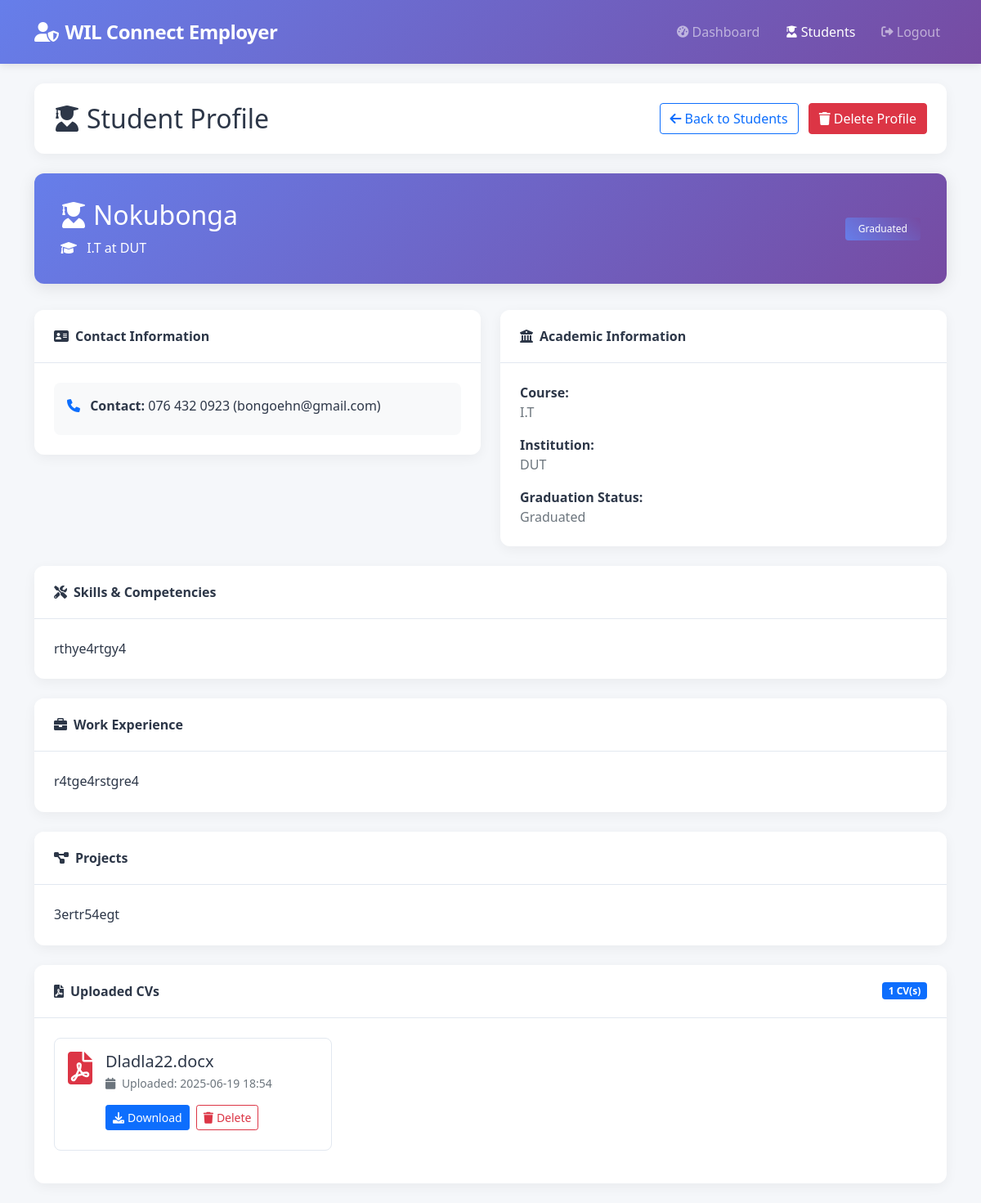
Page /employer/profile/4 (signed in) on the committed database.
### app.py (models this page shows)
class Profile(db.Model):
    id = db.Column(db.Integer, primary_key=True)
    user_id = db.Column(db.Integer, db.ForeignKey('user.id'), nullable=False)
    name = db.Column(db.String(100))
    contact = db.Column(db.String(20))
    course = db.Column(db.String(100))
    institution = db.Column(db.String(100))
    graduation_status = db.Column(db.String(50))
    skills = db.Column(db.Text)
    experience = db.Column(db.Text)
    projects = db.Column(db.Text)
    certifications = db.Column(db.Text)
    awards = db.Column(db.Text)

class CV(db.Model):
    id = db.Column(db.Integer, primary_key=True)
    user_id = db.Column(db.Integer, db.ForeignKey('user.id'), nullable=False)
    filename = db.Column(db.String(255), nullable=False)
    original_filename = db.Column(db.String(255), nullable=False)
    upload_date = db.Column(db.DateTime, default=db.func.current_timestamp())

### app.py (the view)
    @app.route('/employer/profile/<int:user_id>')
    @login_required
    def employer_view_profile(user_id):
        if current_user.role != 'employer':
            flash('Access denied. Employers only.', 'danger')
            return redirect(url_for('login'))
        profile = Profile.query.filter_by(user_id=user_id).first()
        cvs = CV.query.filter_by(user_id=user_id).all() if profile else []
        if not profile:
            flash('Profile not found.', 'danger')
            return redirect(url_for('employer_dashboard'))
        return render_template('employer/view_profile.html', profile=profile, cvs=cvs)

### templates/employer/view_profile.html (shortened to what this page needs)
<!DOCTYPE html>
<html lang="en">
<head>
    <link href="https://cdn.jsdelivr.net/npm/bootstrap@5.1.3/dist/css/bootstrap.min.css" rel="stylesheet">
    <link href="https://cdnjs.cloudflare.com/ajax/libs/font-awesome/6.0.0/css/all.min.css" rel="stylesheet">
</head>
<body>
    <nav class="navbar navbar-expand-lg navbar-dark admin-navbar">
        <div class="container">
            <a class="navbar-brand" href="{{ url_for('employer_dashboard') }}">
                <i class="fas fa-user-shield me-2"></i>WIL Connect Employer
            </a>
            <div class="collapse navbar-collapse" id="adminNavbar">
                <div class="navbar-nav ms-auto">
                    <a class="nav-link" href="{{ url_for('employer_dashboard') }}">
                        <i class="fas fa-tachometer-alt me-1"></i>Dashboard
                    </a>
                    <a class="nav-link active" href="{{ url_for('employer_dashboard') }}">
                        <i class="fas fa-user-graduate me-1"></i>Students
                    </a>
                    <a class="nav-link" href="{{ url_for('logout') }}">
                        <i class="fas fa-sign-out-alt me-1"></i>Logout
                    </a>
                </div>
            </div>
        </div>
    </nav>
    <div class="container mt-4">
        <div class="admin-header">
            <div class="d-flex justify-content-between align-items-center">
                <h2 class="mb-0"><i class="fas fa-user-graduate me-2"></i>Student Profile</h2>
                <div>
                    <a href="{{ url_for('employer_dashboard') }}" class="btn btn-outline-primary me-2">
                        <i class="fas fa-arrow-left me-1"></i>Back to Students
                    </a>
                    <button class="btn btn-danger" data-bs-toggle="modal" data-bs-target="#deleteModal">
                        <i class="fas fa-trash me-1"></i>Delete Profile
                    </button>
                </div>
            </div>
        </div>
        <div class="row">
            <div class="col-12">
                <div class="student-profile-header">
                    <div class="row align-items-center">
                        <div class="col-md-8">
                            <h2><i class="fas fa-user-graduate me-2"></i>{{ profile.name or 'Name not provided' }}</h2>
                            <p class="mb-0">
                                <i class="fas fa-graduation-cap me-2"></i>
                                {{ profile.course or 'Course not specified' }} at {{ profile.institution or 'Institution not specified' }}
                            </p>
                        </div>
                        <div class="col-md-4 text-md-end">
                            <span class="badge badge-custom">
                                {{ profile.graduation_status or 'Status not specified' }}
                            </span>
                        </div>
                    </div>
                </div>
                <div class="row">
                    <div class="col-md-6">
                        <div class="info-card card">
                            <div class="card-header">
                                <i class="fas fa-address-card me-2"></i>Contact Information
                            </div>
                            <div class="card-body">
                                <div class="contact-info">
                                    {% if profile.contact %}
                                    <div class="mb-2">
                                        <i class="fas fa-phone text-primary me-2"></i>
                                        <strong>Contact:</strong> {{ profile.contact }}
                                    </div>
                                    {% endif %}
                                </div>
                            </div>
                        </div>
                    </div>
                    <div class="col-md-6">
                        <div class="info-card card">
                            <div class="card-header">
                                <i class="fas fa-university me-2"></i>Academic Information
                            </div>
                            <div class="card-body">
                                <div class="mb-3">
                                    <strong>Course:</strong><br>
                                    <span class="text-muted">{{ profile.course or 'Not specified' }}</span>
                                </div>
                                <div class="mb-3">
                                    <strong>Institution:</strong><br>
                                    <span class="text-muted">{{ profile.institution or 'Not specified' }}</span>
                                </div>
                                <div>
                                    <strong>Graduation Status:</strong><br>
                                    <span class="text-muted">{{ profile.graduation_status or 'Not specified' }}</span>
                                </div>
                            </div>
                        </div>
                    </div>
                </div>
                {% if profile.skills %}
                <div class="info-card card">
                    <div class="card-header">
                        <i class="fas fa-tools me-2"></i>Skills & Competencies
                    </div>
                    <div class="card-body">
                        <div class="content-text">{{ profile.skills }}</div>
                    </div>
                </div>
                {% endif %}
                {% if profile.experience %}
                <div class="info-card card">
                    <div class="card-header">
                        <i class="fas fa-briefcase me-2"></i>Work Experience
                    </div>
                    <div class="card-body">
                        <div class="content-text">{{ profile.experience }}</div>
                    </div>
                </div>
                {% endif %}
                {% if profile.projects %}
                <div class="info-card card">
                    <div class="card-header">
                        <i class="fas fa-project-diagram me-2"></i>Projects
                    </div>
                    <div class="card-body">
                        <div class="content-text">{{ profile.projects }}</div>
                    </div>
                </div>
                {% endif %}
                <div class="info-card card">
                    <div class="card-header d-flex justify-content-between align-items-center">
                        <span><i class="fas fa-file-pdf me-2"></i>Uploaded CVs</span>
                        <span class="badge bg-primary">{{ cvs|length }} CV(s)</span>
                    </div>
                    <div class="card-body">
                        {% if cvs %}
                        <div class="row">
                            {% for cv in cvs %}
                            <div class="col-md-6 col-lg-4">
                                <div class="cv-card">
                                    <div class="d-flex align-items-start">
                                        <i class="fas fa-file-pdf cv-icon me-3"></i>
                                        <div class="flex-grow-1">
                                            <h5 class="card-title mb-1">{{ cv.original_filename }}</h5>
                                            <p class="card-text text-muted small mb-3">
                                                <i class="fas fa-calendar me-1"></i>
                                                Uploaded: {{ cv.upload_date.strftime('%Y-%m-%d %H:%M') if cv.upload_date else 'Unknown' }}
                                            </p>
                                            <div class="d-flex flex-wrap">
                                                <a href="{{ url_for('employer_download_cv', cv_id=cv.id) }}"
                                                   class="btn btn-sm btn-primary btn-action"
                                                   title="Download CV">
                                                    <i class="fas fa-download me-1"></i>Download
                                                </a>
                                                <button class="btn btn-sm btn-outline-danger btn-action"
                                                        data-bs-toggle="modal"
                                                        data-bs-target="#deleteCvModal"
                                                        data-cv-id="{{ cv.id }}"
                                                        data-cv-name="{{ cv.original_filename }}"
                                                        title="Delete CV">
                                                    <i class="fas fa-trash me-1"></i>Delete
                                                </button>
                                            </div>
                                        </div>
                                    </div>
                                </div>
                            </div>
                            {% endfor %}
                        </div>
                        {% else %}
                        <div class="no-data">
                            <i class="fas fa-file-pdf text-muted" style="font-size: 3rem; margin-bottom: 1rem;"></i>
                            <p>No CVs uploaded yet.</p>
                        </div>
                        {% endif %}
                    </div>
                </div>
            </div>
        </div>
    </div>
</body>
</html>

### templates/employer/view_profile.html (style rules this page uses)
:root { --primary-color: #667eea; --secondary-color: #764ba2; --light-bg: #f8f9fa; --dark-text: #2d3748; --border-color: #e2e8f0; }
body { font-family: 'Segoe UI', Tahoma, Geneva, Verdana, sans-serif; background-color: #f5f7fa; color: var(--dark-text); }
.admin-navbar { background: linear-gradient(135deg, var(--primary-color), var(--secondary-color)); box-shadow: 0 2px 10px rgba(0, 0, 0, 0.1); padding: 1rem 0; }
.admin-navbar .navbar-brand { font-weight: 700; font-size: 1.5rem; letter-spacing: -0.5px; }
.admin-navbar .nav-link { font-weight: 500; margin-left: 1rem; transition: all 0.3s ease; display: flex; align-items: center; }
.admin-navbar .nav-link i { margin-right: 8px; font-size: 0.9rem; }
.admin-header { background: white; border-radius: 12px; padding: 1.5rem; margin-bottom: 1.5rem; box-shadow: 0 4px 15px rgba(0, 0, 0, 0.05); }
.student-profile-header { background: linear-gradient(135deg, var(--primary-color), var(--secondary-color)); color: white !important; border-radius: 12px; padding: 2rem; margin-bottom: 2rem; box-shadow: 0 4px 20px rgba(0, 0, 0, 0.1); }
.student-profile-header h2, .student-profile-header p { color: white !important; }
.info-card { border: none; border-radius: 12px; box-shadow: 0 4px 15px rgba(0, 0, 0, 0.05); margin-bottom: 1.5rem; }
.info-card .card-header { background-color: white; border-bottom: 1px solid var(--border-color); font-weight: 600; padding: 1.25rem 1.5rem; border-radius: 12px 12px 0 0 !important; color: var(--dark-text); }
.info-card .card-body { padding: 1.5rem; color: var(--dark-text); }
.badge-custom { background: linear-gradient(45deg, var(--primary-color), var(--secondary-color)); border: none; padding: 0.5rem 1rem; font-weight: 500; color: white !important; }
.contact-info { background: var(--light-bg); border-radius: 8px; padding: 1rem; }
.content-text { white-space: pre-line; line-height: 1.6; }
.cv-card { border: 1px solid var(--border-color); border-radius: 8px; padding: 1rem; margin-bottom: 1rem; transition: all 0.3s ease; background: white; }
.cv-icon { font-size: 2.5rem; color: #dc3545; }
.btn-action { margin-right: 0.5rem; margin-bottom: 0.5rem; }

### rows in the picture
Profile: name "Nokubonga", course "I.T", institution "DUT", graduation_status "Graduated", contact "076 432 0923 (bongoehn@gmail.com)", skills "rthye4rtgy4", experience "r4tge4rstgre4", projects "3ertr54egt"
CV: original_filename "Dladla22.docx", upload_date "2025-06-19 18:54"

### other values in the picture
{{ cvs|length }} "1"
